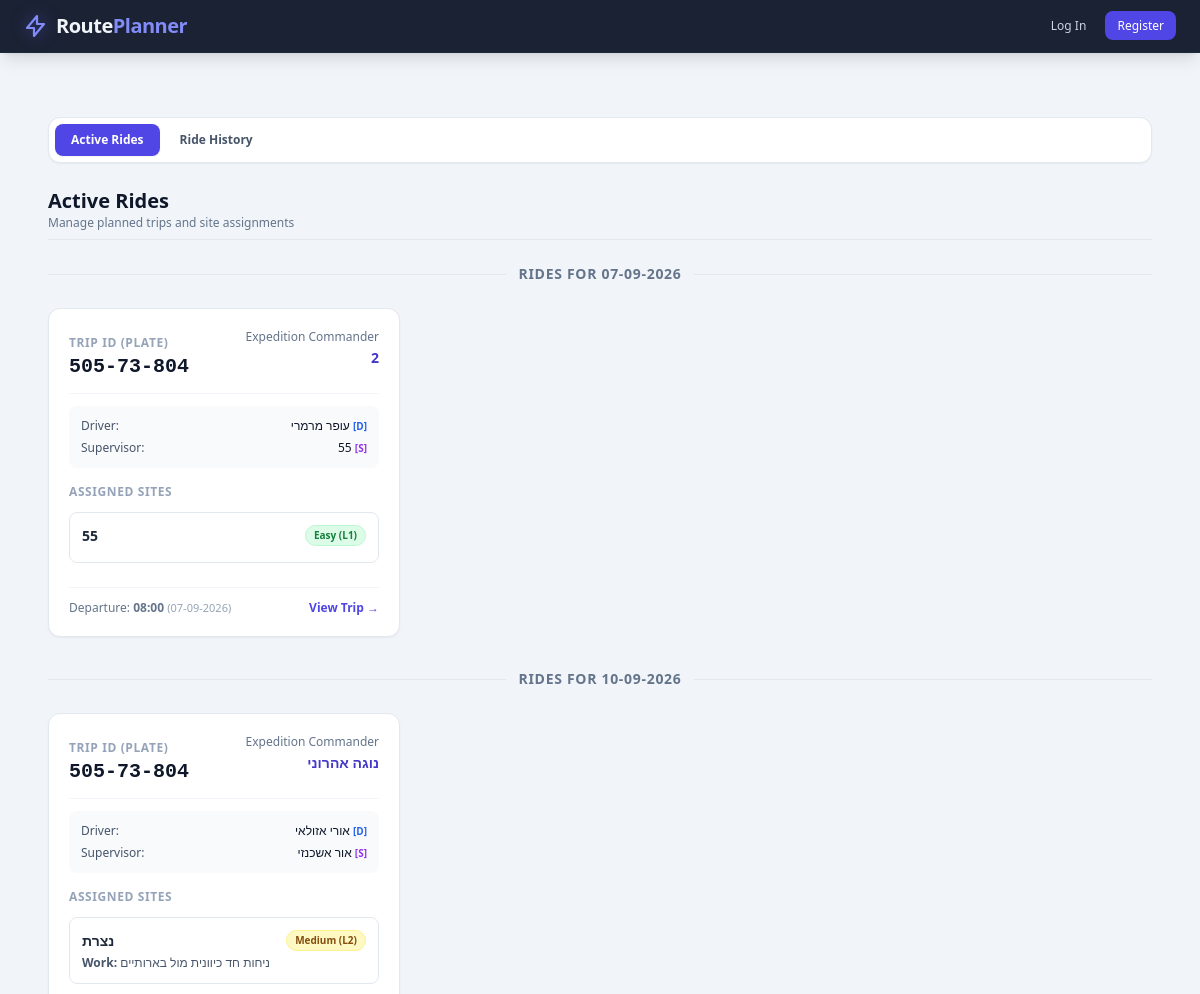
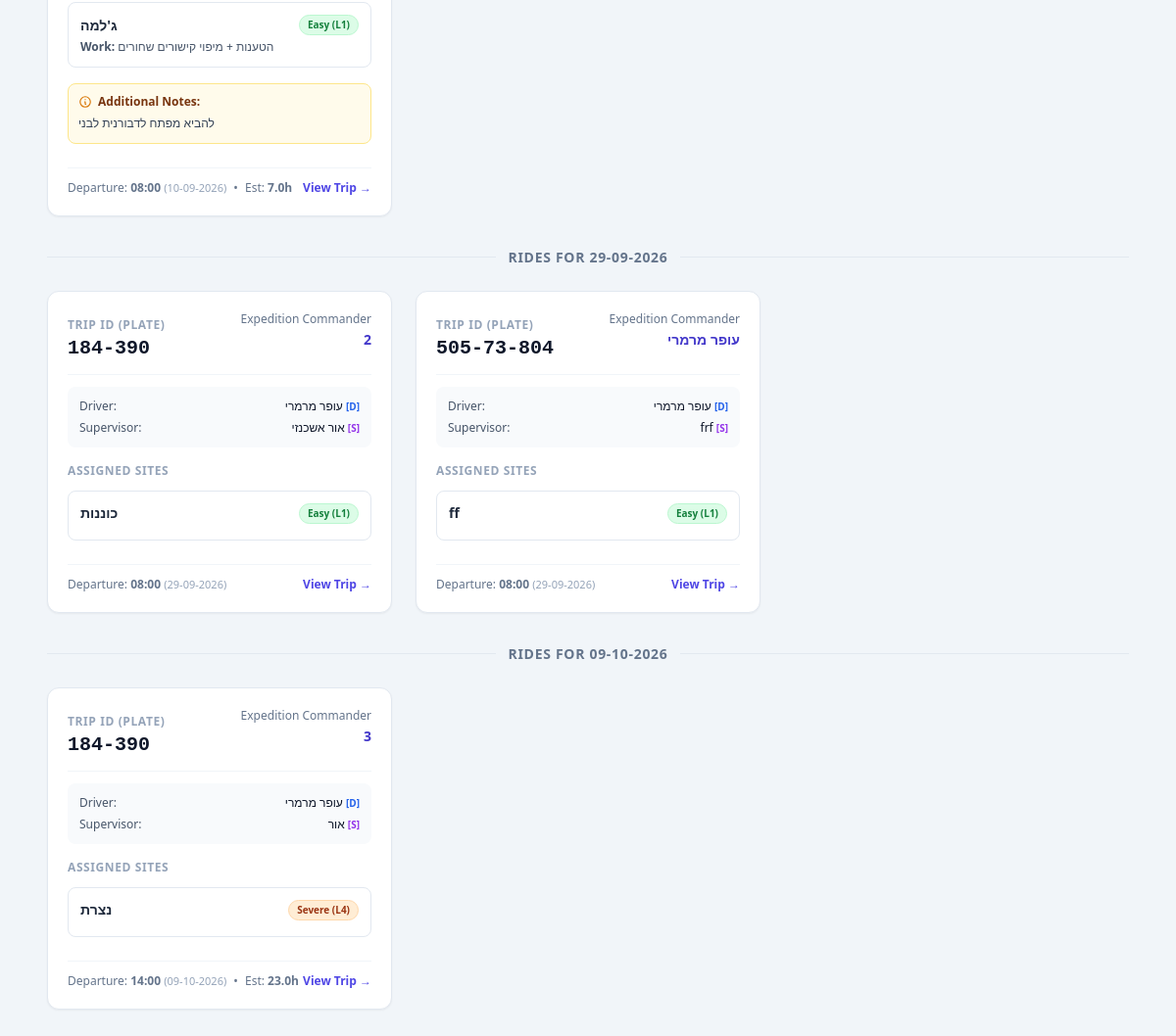
The page /trips/ on the database its author committed (2 pictures, top to bottom).
### app/models.py (models this page shows, shortened)
class Trip(db.Model):
    __tablename__ = 'trips'
    is_draft = db.Column(db.Boolean, default=False, nullable=False)
    user_id = db.Column(db.String(50), db.ForeignKey('users.id'), nullable=False)
    id = db.Column(db.Integer, primary_key=True, autoincrement=True)
    car_license_plate = db.Column(db.String(20), db.ForeignKey('cars.license_plate'), nullable=False)
    commander = db.Column(db.String(100), nullable=False)
    driver = db.Column(db.String(100), nullable=False)
    supervisor = db.Column(db.String(100), nullable=False)
    passengers = db.Column(db.Text, nullable=True)
    departure_date = db.Column(db.Date, nullable=False, default=date.today)
    departure_time = db.Column(db.String(10), nullable=False)
    est_duration = db.Column(db.Float, nullable=True)
    notes = db.Column(db.Text, nullable=True)
    created_at = db.Column(db.DateTime, default=datetime.utcnow, nullable=False)
    car = db.relationship('Car', backref=db.backref('trips', lazy=True))
    assigned_sites = db.relationship('TripSite', backref='trip', cascade="all, delete-orphan")

class TripSite(db.Model):
    __tablename__ = 'trip_sites'
    id = db.Column(db.Integer, primary_key=True, autoincrement=True)
    trip_id = db.Column(db.Integer, db.ForeignKey('trips.id'), nullable=False)
    site_name = db.Column(db.String(150), nullable=False)
    difficulty = db.Column(db.String(50), nullable=True)
    work_description = db.Column(db.Text, nullable=True)

### app/routes/trips.py (the view, shortened to what this page needs)
@trips_bp.route('/', methods=['GET'])
def list_trips():
    selected_view = request.args.get('view', 'all')
    if selected_view == 'drafts':
        if not current_user.is_authenticated or current_user.used_invitation_code != "NORTH-ADMIN":
            flash("Permission denied. Only admin users can view drafts.", "danger")
            return redirect(url_for('trips.list_trips', view='all'))
        rides = Trip.query.filter(
            Trip.is_draft == True
        ).order_by(Trip.departure_date.asc(), Trip.departure_time.asc()).all()
    elif selected_view == 'history':
        rides = Trip.query.filter(
            Trip.is_draft == False,
            Trip.departure_date < date.today()
        ).order_by(Trip.departure_date.desc(), Trip.departure_time.desc()).all()
    elif current_user.is_authenticated:
        selected_view = 'all'
        rides = Trip.query.filter(
            Trip.is_draft == False,
            Trip.departure_date >= date.today(),
        ).order_by(Trip.departure_date.asc(), Trip.departure_time.asc()).all()
    else:
        selected_view = 'all'
        rides = Trip.query.filter(
            Trip.is_draft == False,
            Trip.departure_date >= date.today()
        ).order_by(
            Trip.departure_date.asc(), Trip.departure_time.asc()
        ).all()
    return render_template('trips.html', rides=rides, selected_view=selected_view)

### app/templates/trips.HTML (shortened to what this page needs)
{% extends 'base.html' %}
{% block content %}
<div id="expedition-app" class="max-w-7xl mx-auto p-4 sm:p-6">
    <div id="page-list" class="space-y-6">
          <nav class="flex items-center gap-1 overflow-x-auto bg-white dark:bg-slate-800 p-1.5 rounded-xl border border-slate-200 dark:border-slate-700 shadow-sm" aria-label="Trip views">
                <a href="{{ url_for('trips.list_trips', view='all') }}"
                    class="px-4 py-2 rounded-lg text-xs font-semibold whitespace-nowrap transition {% if selected_view == 'all' %}bg-indigo-600 text-white shadow-sm{% else %}text-slate-600 dark:text-slate-300 hover:bg-slate-100 dark:hover:bg-slate-700{% endif %}"
                    data-en="Active Rides" data-he="נסיעות פעילות">Active Rides</a>
                <a href="{{ url_for('trips.list_trips', view='history') }}"
                    class="px-4 py-2 rounded-lg text-xs font-semibold whitespace-nowrap transition {% if selected_view == 'history' %}bg-indigo-600 text-white shadow-sm{% else %}text-slate-600 dark:text-slate-300 hover:bg-slate-100 dark:hover:bg-slate-700{% endif %}"
                    data-en="Ride History" data-he="היסטוריית נסיעות">Ride History</a>
          </nav>
        <div class="flex justify-between items-center pb-2 border-b border-slate-200 dark:border-slate-700">
            <div>
            {% if selected_view == 'drafts' %}
            <h2 class="text-xl font-bold text-slate-900 dark:text-slate-100" data-en="Draft Rides" data-he="טיוטות נסיעות">Draft Rides</h2>
            <p class="text-xs text-slate-500 dark:text-slate-400" data-en="Review and manage unpublished rides" data-he="צפייה וניהול נסיעות שלא פורסמו">Review and manage unpublished rides</p>
            {% elif selected_view == 'mine' %}
            <h2 class="text-xl font-bold text-slate-900 dark:text-slate-100" data-en="My Rides" data-he="הנסיעות שלי">My Rides</h2>
            <p class="text-xs text-slate-500 dark:text-slate-400" data-en="Manage rides created by you" data-he="ניהול נסיעות שיצרת">Manage rides created by you</p>
            {% else %}
            <h2 class="text-xl font-bold text-slate-900 dark:text-slate-100" data-en="Active Rides" data-he="נסיעות פעילות">Active Rides</h2>
            <p class="text-xs text-slate-500 dark:text-slate-400" data-en="Manage planned trips and site assignments" data-he="ניהול נסיעות ומשימות אבטחה/אתרים">Manage planned trips and site assignments</p>
            {% endif %}
            </div>
        </div>
        <div class="grid grid-cols-1 md:grid-cols-2 lg:grid-cols-3 gap-6">
            {% set date_state = namespace(value='__unset__') %}
           {% for ride in rides %}
{% set ride_date = ride.departure_date|string if ride.departure_date else 'no-date' %}
{% if ride_date != date_state.value %}
            <div class="col-span-full flex items-center gap-3 pt-2 first:pt-0">
                <div class="h-px flex-1 bg-slate-200 dark:bg-slate-700"></div>
                <h3 class="text-sm font-bold uppercase tracking-wider text-slate-500 dark:text-slate-400 whitespace-nowrap">
                    {% if ride.departure_date %}
                    <span data-en="Rides for {{ ride.departure_date.strftime('%d-%m-%Y') }}" data-he="נסיעות בתאריך {{ ride.departure_date.strftime('%d-%m-%Y') }}">Rides for {{ ride.departure_date.strftime('%d-%m-%Y') }}</span>
                    {% else %}
                    <span data-en="Date not set" data-he="תאריך לא הוגדר">Date not set</span>
                    {% endif %}
                </h3>
                <div class="h-px flex-1 bg-slate-200 dark:bg-slate-700"></div>
            </div>
{% set date_state.value = ride_date %}
{% endif %}
<div class="bg-white dark:bg-slate-800 rounded-xl shadow-sm border border-slate-200 dark:border-slate-700 p-5 hover:shadow-md transition flex flex-col justify-between">
    <div>
        <div class="flex justify-between items-start mb-3 pb-3 border-b border-slate-100 dark:border-slate-700">
            <div>
                <span class="text-xs font-semibold uppercase tracking-wider text-slate-400" data-en="Trip ID (Plate)" data-he="זיהוי נסיעה">Trip ID (Plate)</span>
                <h3 class="font-bold text-xl text-slate-900 dark:text-slate-100 font-mono">{{ ride.car_license_plate }}</h3>
            </div>
            <div class="text-right">
                <span class="text-xs text-slate-500 dark:text-slate-400 block" data-en="Expedition Commander" data-he="מפקד משלח">Expedition Commander</span>
                <span class="font-semibold text-sm text-indigo-700 dark:text-indigo-300">{{ ride.commander or 'N/A' }}</span>
            </div>
        </div>
        <div class="space-y-1.5 text-xs text-slate-600 dark:text-slate-300 mb-4 bg-slate-50 dark:bg-slate-900/60 p-3 rounded-lg">
            <div class="flex items-center justify-between">
                <span data-en="Driver:" data-he="נהג:">Driver:</span>
                <span class="font-medium text-slate-900 dark:text-slate-100">{{ ride.driver or 'N/A' }} <span class="text-[10px] text-blue-600 dark:text-blue-400 font-bold">[D]</span></span>
            </div>
            <div class="flex items-center justify-between">
                <span data-en="Supervisor:" data-he="מפקד משימה:">Supervisor:</span>
                <span class="font-medium text-slate-900 dark:text-slate-100">{{ ride.supervisor or 'N/A' }} <span class="text-[10px] text-purple-600 dark:text-purple-400 font-bold">[S]</span></span>
            </div>
        </div>
<div class="space-y-3 mb-4">
    <p class="text-xs font-bold text-slate-400 dark:text-slate-500 uppercase tracking-wider" data-en="Assigned Sites" data-he="אתרים מתוכננים">Assigned Sites</p>
    {% if ride.assigned_sites %}
        {% for site in ride.assigned_sites %}
        {% set level = site.difficulty | lower if site.difficulty else '' %}
        {% if 'l4' in level or 'hard' in level %}
            {% set badge_cls = 'bg-orange-100 text-orange-800 border-orange-200' %}
        {% elif 'l3' in level or 'high' in level %}
            {% set badge_cls = 'bg-amber-100 text-amber-800 border-amber-200' %}
        {% elif 'l2' in level or 'medium' in level %}
            {% set badge_cls = 'bg-yellow-100 text-yellow-800 border-yellow-200' %}
        {% elif 'l1' in level or 'easy' in level %}
            {% set badge_cls = 'bg-green-100 text-green-700 border-green-200' %}
        {% else %}
            {% set badge_cls = 'bg-slate-100 text-slate-700 border-slate-200' %}
        {% endif %}
        <div class="border border-slate-200 dark:border-slate-700 rounded-lg p-3 bg-white dark:bg-slate-900/50">
            <div class="flex justify-between items-center mb-1">
                <h4 class="font-bold text-sm text-slate-800 dark:text-slate-100">{{ site.site_name }}</h4>
                <span class="{{ badge_cls }} border text-[10px] px-2 py-0.5 rounded-full font-semibold">
                    {{ site.difficulty or 'Standard' }}
                </span>
            </div>
            {% if site.work_description %}
            <p class="text-xs text-slate-600 dark:text-slate-300">
                <strong data-en="Work:" data-he="מהות העבודה:">Work:</strong> {{ site.work_description }}
            </p>
            {% endif %}
        </div>
        {% endfor %}
    {% else %}
        <p class="text-xs text-slate-400 dark:text-slate-500 italic" data-en="No specific sites assigned." data-he="לא הוגדרו אתרים ספציפיים.">No specific sites assigned.</p>
    {% endif %}
</div>
        {% if ride.notes %}
        <div class="bg-amber-50 dark:bg-amber-950/40 border border-amber-200 dark:border-amber-800 rounded-lg p-2.5 mb-4 text-xs text-amber-900 dark:text-amber-200">
            <div class="flex items-center gap-1.5 font-bold mb-1">
                <svg class="w-3.5 h-3.5 text-amber-600" fill="none" stroke="currentColor" viewBox="0 0 24 24" xmlns="http://www.w3.org/2000/svg">
                    <path stroke-linecap="round" stroke-linejoin="round" stroke-width="2" d="M13 16h-1v-4h-1m1-4h.01M21 12a9 9 0 11-18 0 9 9 0 0118 0z"></path>
                </svg>
                <span data-en="Additional Notes:" data-he="הערות נוספות:">Additional Notes:</span>
            </div>
            <p class="text-slate-700 dark:text-slate-300 leading-relaxed">{{ ride.notes }}</p>
        </div>
        {% endif %}
    </div>
    <div class="border-t border-slate-100 dark:border-slate-700 pt-3 flex justify-between items-center text-xs mt-2">
        <div class="text-slate-500 dark:text-slate-400">
            <span data-en="Departure: " data-he="יציאה: ">Departure: </span><strong>{{ ride.departure_time or 'N/A' }}</strong>
            {% if ride.departure_date %}
                <span class="text-[11px] text-slate-400 dark:text-slate-500">({{ ride.departure_date.strftime('%d-%m-%Y') }})</span>
            {% endif %}
            {% if ride.est_duration %}
            <span class="mx-1">•</span>
            <span data-en="Est: " data-he="משוער: ">Est: </span><strong>{{ ride.est_duration }}h</strong>
            {% endif %}
        </div>
        <a href="{{ url_for('trips.view_trip', trip_id=ride.id) }}" class="text-indigo-600 dark:text-indigo-400 hover:text-indigo-800 dark:hover:text-indigo-300 font-semibold" data-en="View Trip &rarr;" data-he="הצג נסיעה &rarr;">View Trip &rarr;</a>
    </div>
</div>
{% endfor %}
        </div>
    </div>
</div>
{% endblock %}

### rows shown on the page
Trip: departure_date "07-09-2026", car_license_plate "505-73-804", commander "2", driver "עופר מרמרי", supervisor "55", departure_time "08:00"
TripSite: site_name "55", difficulty "Easy (L1)"
Trip: departure_date "10-09-2026", car_license_plate "505-73-804", commander "נוגה אהרוני", driver "אורי אזולאי", supervisor "אור אשכנזי", notes "להביא מפתח לדבורנית לבני", departure_time "08:00", est_duration "7.0"
TripSite: site_name "נצרת", difficulty "Medium (L2)", work_description "ניחות חד כיוונית מול בארותיים"
TripSite: site_name "ג'למה", difficulty "Easy (L1)", work_description "הטענות + מיפוי קישורים שחורים"
Trip: departure_date "29-09-2026", car_license_plate "184-390", commander "2", driver "עופר מרמרי", supervisor "אור אשכנזי", departure_time "08:00"
TripSite: site_name "כוננות", difficulty "Easy (L1)"
Trip: car_license_plate "505-73-804", commander "עופר מרמרי", driver "עופר מרמרי", supervisor "frf", departure_time "08:00", departure_date "29-09-2026"
TripSite: site_name "ff", difficulty "Easy (L1)"
Trip: departure_date "09-10-2026", car_license_plate "184-390", commander "3", driver "עופר מרמרי", supervisor "אור", departure_time "14:00", est_duration "23.0"
TripSite: site_name "נצרת", difficulty "Severe (L4)"
